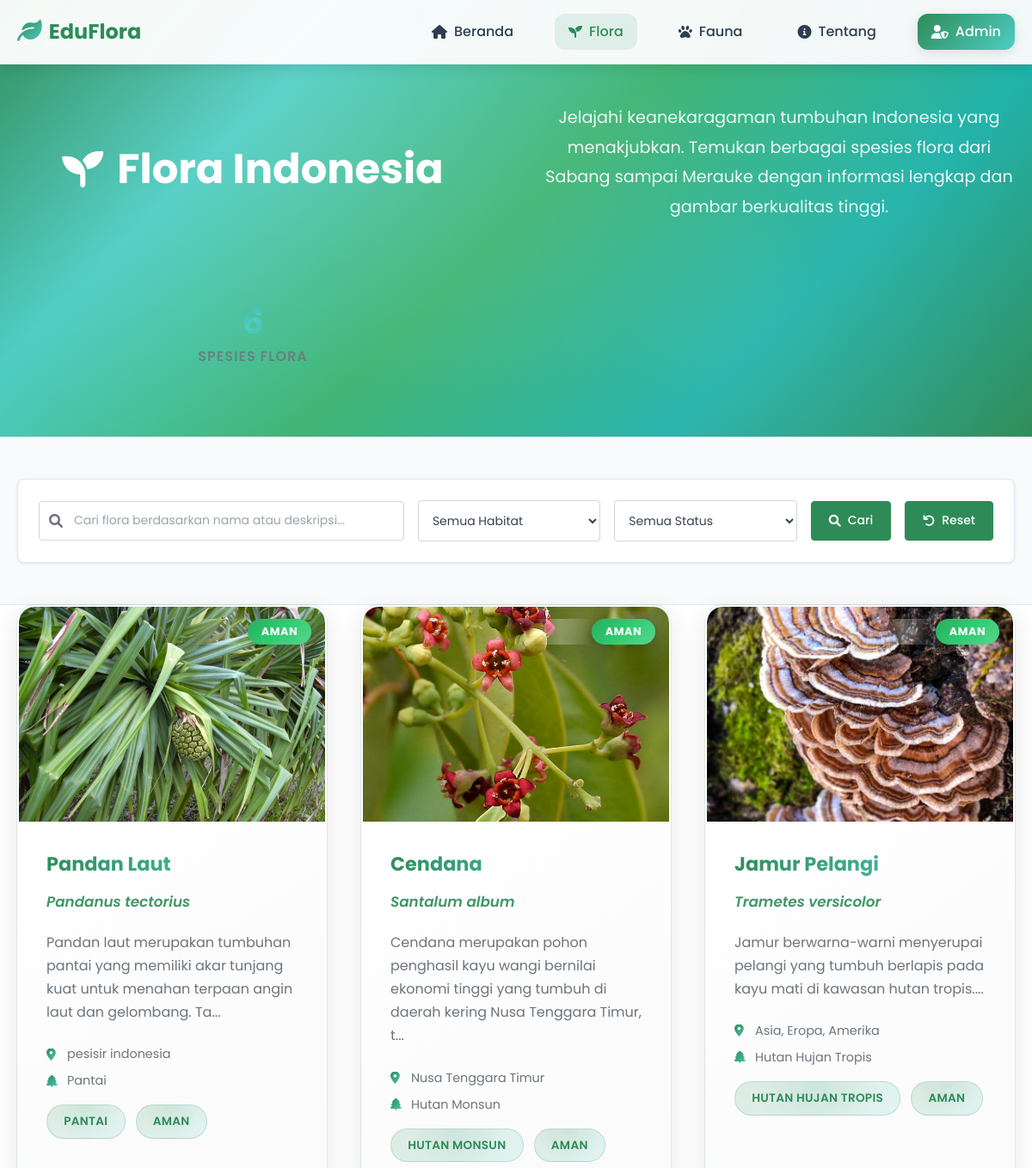
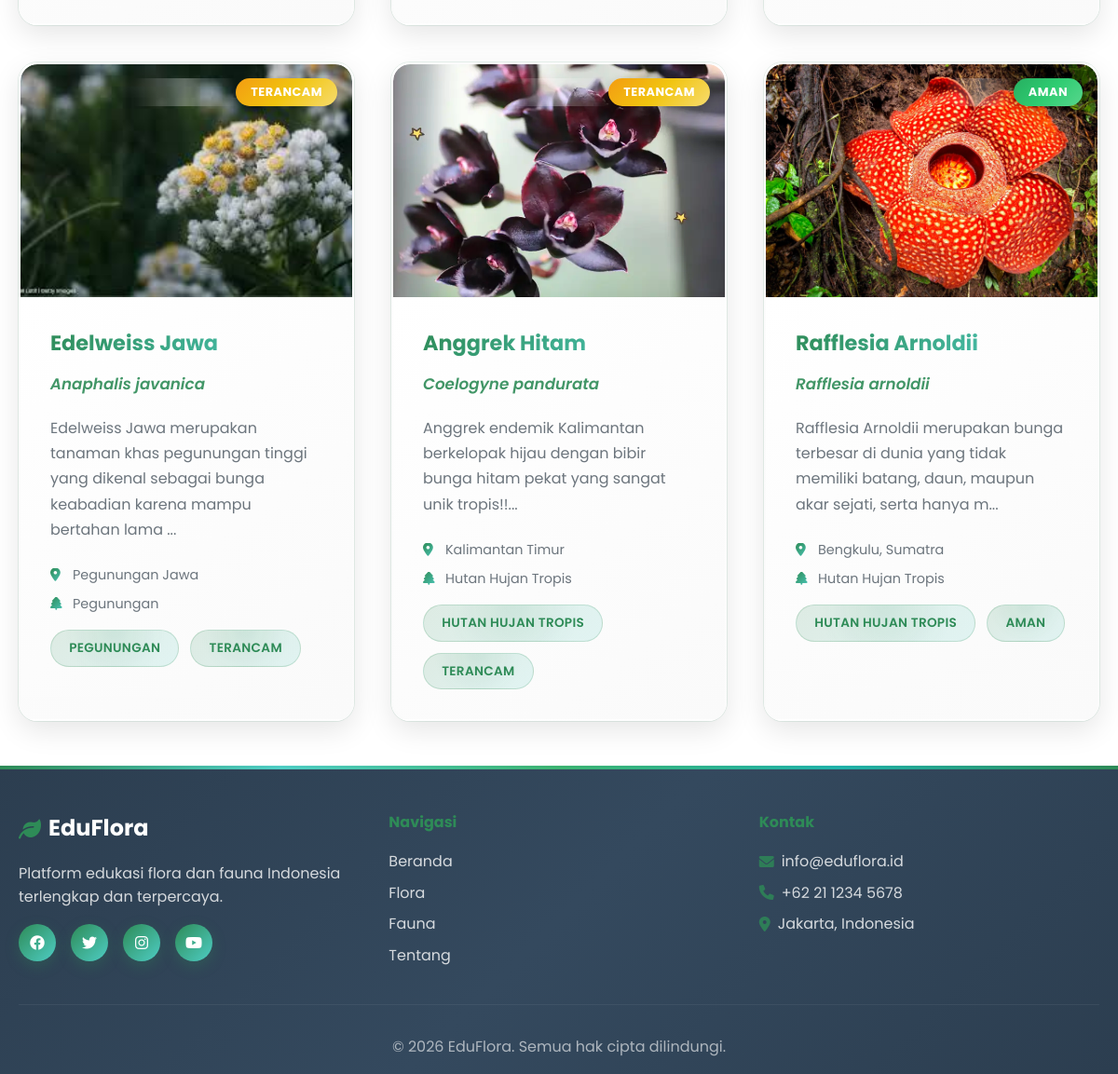
/flora.php, run on the app's committed database (2 pictures, top to bottom).
### tables this page shows
CREATE TABLE `flora` (
  `id` int NOT NULL,
  `nama` varchar(255) NOT NULL,
  `nama_ilmiah` varchar(255) NOT NULL,
  `deskripsi` text NOT NULL,
  `habitat` varchar(255) NOT NULL,
  `habitat_detail` text,
  `asal_daerah` varchar(255) NOT NULL,
  `status_konservasi` enum('Aman','Terancam','Langka','Kritis','Punah di Alam') DEFAULT 'Aman',
  `manfaat` text,
  `ciri_khusus` text,
  `image` varchar(500) DEFAULT 'assets/images/default-flora.jpg',
  `created_at` timestamp NULL DEFAULT CURRENT_TIMESTAMP,
  `updated_at` timestamp NULL DEFAULT CURRENT_TIMESTAMP ON UPDATE CURRENT_TIMESTAMP
);

### flora.php (the view, shortened to what this page needs)
<?php
include 'config/database.php';
$page = isset($_GET['page']) ? (int)$_GET['page'] : 1;
$limit = 12;
$offset = ($page - 1) * $limit;
$search = isset($_GET['search']) ? mysqli_real_escape_string($conn, $_GET['search']) : '';
$where_conditions = [];
$where_clause = !empty($where_conditions) ? 'WHERE ' . implode(' AND ', $where_conditions) : '';
$count_query = "SELECT COUNT(*) as total FROM flora $where_clause";
$count_result = mysqli_query($conn, $count_query);
$total_records = mysqli_fetch_assoc($count_result)['total'];
$query = "SELECT * FROM flora $where_clause ORDER BY created_at DESC LIMIT $limit OFFSET $offset";
$result = mysqli_query($conn, $query);
?>
<!DOCTYPE html>
<html lang="id">
<head>
    <link rel="stylesheet" href="assets/css/style.css">
    <link rel="stylesheet" href="https://cdnjs.cloudflare.com/ajax/libs/font-awesome/6.0.0/css/all.min.css">
</head>
<body>
    <nav class="navbar">
        <div class="nav-container">
            <div class="nav-logo">
                <i class="fas fa-leaf"></i>
                <span>EduFlora</span>
            </div>
            <ul class="nav-menu">
                <li><a href="index.php" class="nav-link"><i class="fas fa-home"></i> Beranda</a></li>
                <li><a href="flora.php" class="nav-link active"><i class="fas fa-seedling"></i> Flora</a></li>
                <li><a href="fauna.php" class="nav-link"><i class="fas fa-paw"></i> Fauna</a></li>
                <li><a href="index.php#about" class="nav-link"><i class="fas fa-info-circle"></i> Tentang</a></li>
                <li><a href="admin/login.php" class="nav-link admin-btn"><i class="fas fa-user-shield"></i> Admin</a></li>
            </ul>
        </div>
    </nav>
    <section class="page-hero">
        <div class="container">
            <div class="hero-content">
                <h1 class="page-title">
                    <i class="fas fa-seedling"></i>
                    Flora Indonesia
                </h1>
                <p class="page-description">
                    Jelajahi keanekaragaman tumbuhan Indonesia yang menakjubkan.
                    Temukan berbagai spesies flora dari Sabang sampai Merauke dengan informasi lengkap dan gambar berkualitas tinggi.
                </p>
                <div class="page-stats">
                    <div class="stat-item">
                        <span class="stat-number"><?php echo number_format($total_records); ?></span>
                        <span class="stat-label">Spesies Flora</span>
                    </div>
                </div>
            </div>
        </div>
    </section>
    <section class="search-section">
        <div class="container">
            <form method="GET" class="search-form">
                <div class="search-grid">
                    <div class="search-input-group">
                        <i class="fas fa-search"></i>
                        <input type="text" name="search" placeholder="Cari flora berdasarkan nama atau deskripsi..."
                               value="<?php echo htmlspecialchars($search); ?>">
                    </div>
                    <select name="habitat">
                        <option value="">Semua Habitat</option>
                    </select>
                    <select name="status">
                        <option value="">Semua Status</option>
                    </select>
                    <button type="submit" class="search-btn">
                        <i class="fas fa-search"></i>
                        Cari
                    </button>
                    <a href="flora.php" class="reset-btn-flora">
                        <i class="fas fa-undo"></i>
                        Reset
                    </a>
                </div>
            </form>
        </div>
    </section>
    <section class="flora-grid-section">
        <div class="container">
            <?php if (mysqli_num_rows($result) > 0): ?>
                <div class="flora-grid">
                    <?php while($flora = mysqli_fetch_assoc($result)): ?>
                        <div class="flora-card">
                            <div class="card-image">
                                <img src="<?php echo $flora['image']; ?>" alt="<?php echo $flora['nama']; ?>"
                                     onerror="this.src='assets/images/default-flora.svg'">
                                <div class="card-status">
                                    <span class="status-badge status-<?php echo strtolower(str_replace(' ', '-', $flora['status_konservasi'])); ?>">
                                        <?php echo $flora['status_konservasi']; ?>
                                    </span>
                                </div>
                            </div>
                            <div class="card-content">
                                <h3 class="card-title"><?php echo $flora['nama']; ?></h3>
                                <p class="card-scientific"><?php echo $flora['nama_ilmiah']; ?></p>
                                <p class="card-description"><?php echo substr($flora['deskripsi'], 0, 120); ?>...</p>
                                <div class="card-info">
                                    <div class="info-item">
                                        <i class="fas fa-map-marker-alt"></i>
                                        <span><?php echo $flora['asal_daerah']; ?></span>
                                    </div>
                                    <div class="info-item">
                                        <i class="fas fa-tree"></i>
                                        <span><?php echo $flora['habitat']; ?></span>
                                    </div>
                                </div>
                                <div class="card-tags">
                                    <span class="tag"><?php echo $flora['habitat']; ?></span>
                                    <span class="tag"><?php echo $flora['status_konservasi']; ?></span>
                                </div>
                            </div>
                        </div>
                    <?php endwhile; ?>
                </div>
            <?php endif; ?>
        </div>
    </section>
    <footer class="footer">
        <div class="container">
            <div class="footer-content">
                <div class="footer-section">
                    <div class="footer-logo">
                        <i class="fas fa-leaf"></i>
                        <span>EduFlora</span>
                    </div>
                    <p>Platform edukasi flora dan fauna Indonesia terlengkap dan terpercaya.</p>
                    <div class="social-links">
                        <a href="#"><i class="fab fa-facebook"></i></a>
                        <a href="#"><i class="fab fa-twitter"></i></a>
                        <a href="#"><i class="fab fa-instagram"></i></a>
                        <a href="#"><i class="fab fa-youtube"></i></a>
                    </div>
                </div>
                <div class="footer-section">
                    <h4>Navigasi</h4>
                    <ul>
                        <li><a href="index.php">Beranda</a></li>
                        <li><a href="flora.php">Flora</a></li>
                        <li><a href="fauna.php">Fauna</a></li>
                        <li><a href="index.php#about">Tentang</a></li>
                    </ul>
                </div>
                <div class="footer-section">
                    <h4>Kontak</h4>
                    <div class="contact-info">
                        <p><i class="fas fa-envelope"></i> info@eduflora.id</p>
                        <p><i class="fas fa-phone"></i> +62 21 1234 5678</p>
                        <p><i class="fas fa-map-marker-alt"></i> Jakarta, Indonesia</p>
                    </div>
                </div>
            </div>
            <div class="footer-bottom">
                <p>&copy; 2026 EduFlora. Semua hak cipta dilindungi.</p>
            </div>
        </div>
    </footer>
</body>
</html>

### data on the page
flora: image (picture), status_konservasi "AMAN", nama "Pandan Laut", nama_ilmiah "Pandanus tectorius", deskripsi "Pandan laut merupakan tumbuhan pantai yang memiliki akar tunjang kuat untuk menahan terpaan angin laut dan gelombang. Ta", asal_daerah "pesisir indonesia", habitat "Pantai", habitat "PANTAI"
flora: image (picture), status_konservasi "AMAN", nama "Cendana", nama_ilmiah "Santalum album", deskripsi "Cendana merupakan pohon penghasil kayu wangi bernilai ekonomi tinggi yang tumbuh di daerah kering Nusa Tenggara Timur, t", asal_daerah "Nusa Tenggara Timur", habitat "Hutan Monsun", habitat "HUTAN MONSUN"
flora: image (picture), status_konservasi "AMAN", nama "Jamur Pelangi", nama_ilmiah "Trametes versicolor", deskripsi "Jamur berwarna-warni menyerupai pelangi yang tumbuh berlapis pada kayu mati di kawasan hutan tropis.", asal_daerah "Asia, Eropa, Amerika", habitat "Hutan Hujan Tropis", habitat "HUTAN HUJAN TROPIS"
flora: image (picture), status_konservasi "TERANCAM", nama "Edelweiss Jawa", nama_ilmiah "Anaphalis javanica", deskripsi "Edelweiss Jawa merupakan tanaman khas pegunungan tinggi yang dikenal sebagai bunga keabadian karena mampu bertahan lama", asal_daerah "Pegunungan Jawa", habitat "Pegunungan", habitat "PEGUNUNGAN"
flora: image (picture), status_konservasi "TERANCAM", nama "Anggrek Hitam", nama_ilmiah "Coelogyne pandurata", deskripsi "Anggrek endemik Kalimantan berkelopak hijau dengan bibir bunga hitam pekat yang sangat unik tropis!!", asal_daerah "Kalimantan Timur", habitat "Hutan Hujan Tropis", habitat "HUTAN HUJAN TROPIS"
flora: image (picture), status_konservasi "AMAN", nama "Rafflesia Arnoldii", nama_ilmiah "Rafflesia arnoldii", deskripsi "Rafflesia Arnoldii merupakan bunga terbesar di dunia yang tidak memiliki batang, daun, maupun akar sejati, serta hanya m", asal_daerah "Bengkulu, Sumatra", habitat "Hutan Hujan Tropis", habitat "HUTAN HUJAN TROPIS"
